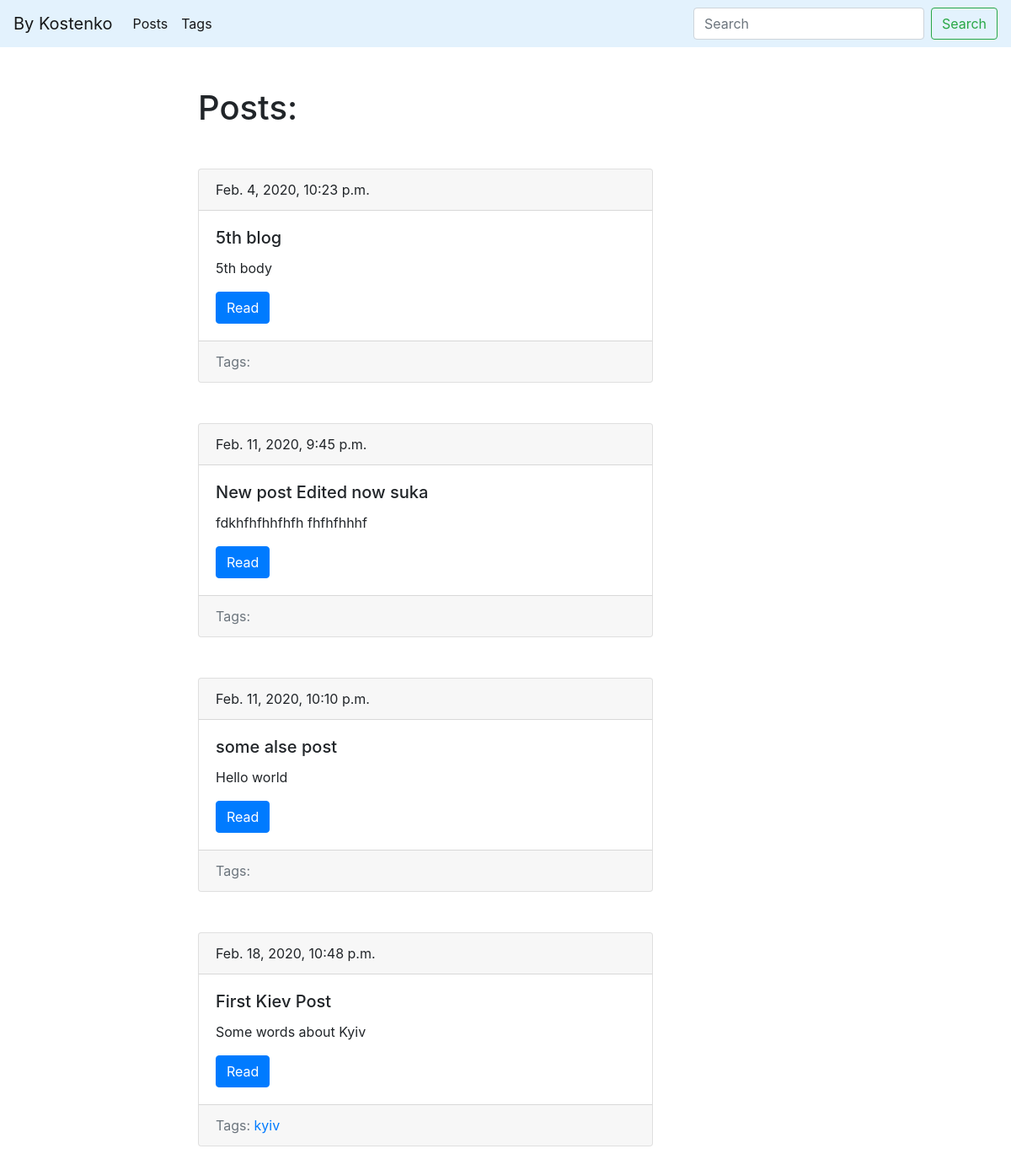
Screenshot of /blog/ with the database file from the repository.
### blog/models.py (models this page shows, shortened)
class Post(models.Model):
    title = models.CharField(max_length = 150, db_index = True)
    slug = models.SlugField(max_length = 150, blank=True, unique = True, allow_unicode=True)
    body = models.TextField(blank = True, db_index = True)
    date_pub = models.DateTimeField(auto_now_add = True)
    tags = models.ManyToManyField('Tag', blank=True, related_name='posts')
    def get_absolute_url(self):
        return reverse('post_detail_url', kwargs={'slug': self.slug})
    def get_update_url(self):
        return reverse('post_update_url', kwargs={'slug': self.slug})

class Tag(models.Model):
    title = models.CharField(max_length = 50)
    slug = models.SlugField(max_length = 50, unique = True)
    def get_absolute_url(self):
        return reverse('tag_detail_url', kwargs={'slug':self.slug})

### blog/views.py (the view)
# urls.py: path('', posts_list, name='post_list_url'),
def posts_list(request):
    posts = Post.objects.all()
    return render(request, 'blog/index.html',
    context={'posts': posts})

### blog/templates/blog/index.html (shortened to what this page needs)
{% extends 'blog/base_blog.html' %}
{% block content %}
    <h1 class="mb-5">Posts:</h1>
    {% for post in posts %}
      {% include 'blog/include/post_card_template.html' %}
    {% endfor %}
{% endblock %}

### blog/templates/blog/include/post_card_template.html
<div class="card mb-5">
  <div class="card-header">
    {{post.date_pub}}
  </div>
  <div class="card-body">
    <h5 class="card-title">{{ post.title }}</h5>
    <p class="card-text">{{ post.body|truncatewords:15 }}</p>
    <a href="{{ post.get_absolute_url }}" class="btn btn-primary">Read</a>
  </div>
  <div class="card-footer text-muted">
    Tags:
    {% for tag in post.tags.all %}
      <a href="{{ tag.get_absolute_url }}">{{tag.title}}</a>
    {% endfor %}
  </div>
</div>

### rows the page displays
Post: date_pub "Feb. 4, 2020, 10:23 p.m.", title "5th blog", body "5th body"
Post: date_pub "Feb. 11, 2020, 9:45 p.m.", title "New post Edited now suka", body "fdkhfhfhhfhfh fhfhfhhhf"
Post: date_pub "Feb. 11, 2020, 10:10 p.m.", title "some alse post", body "Hello world"
Post: date_pub "Feb. 18, 2020, 10:48 p.m.", title "First Kiev Post", body "Some words about Kyiv"
Tag: title "kyiv"
